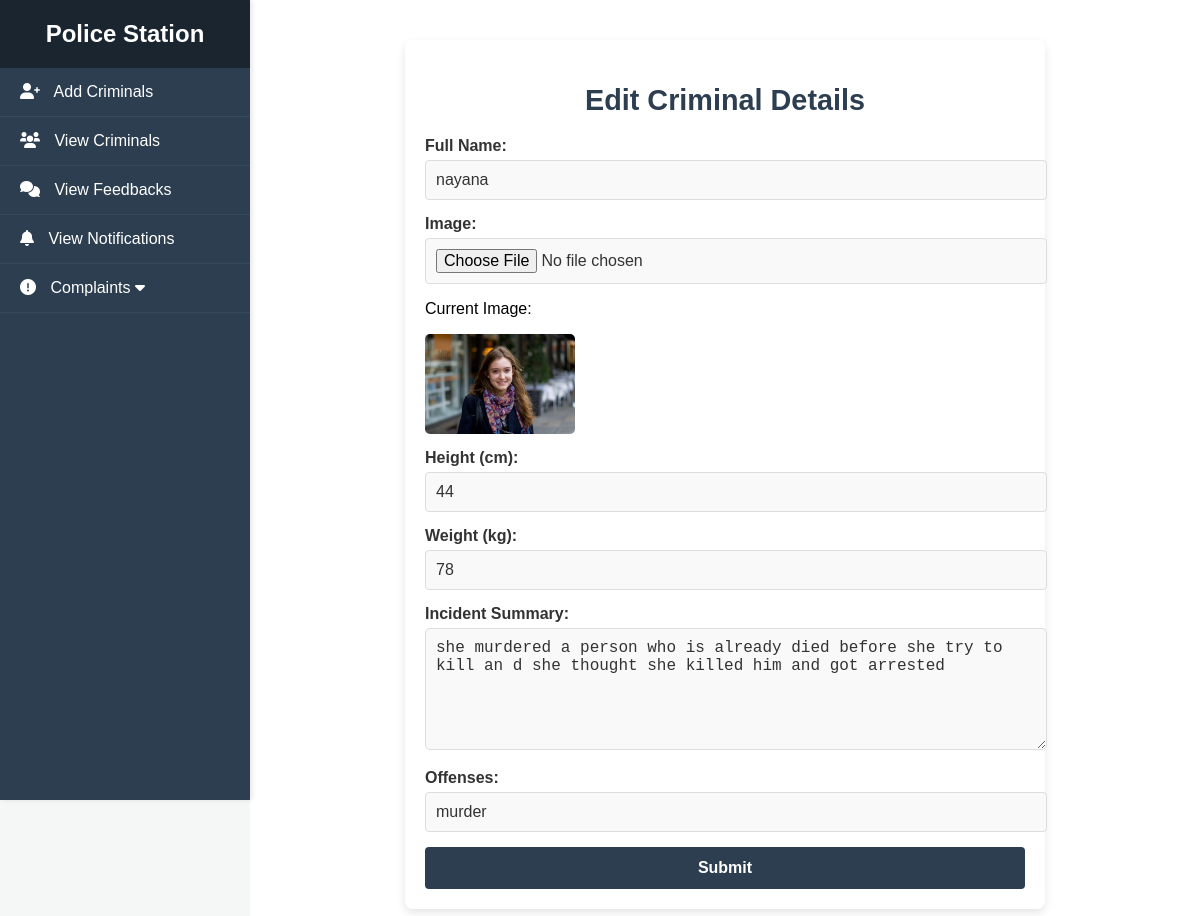
Screenshot of /station/editcriminals/10 with the database file from the repository.
### station/models.py (models this page shows)
class CriminalList(models.Model):
    fullname=models.CharField(max_length=88,null=True,blank=True)
    image=models.ImageField(null=True,blank=True,upload_to='criminal_gallery')
    login_details=models.ForeignKey(LoginDetails,on_delete=models.CASCADE,null=True,blank=True)
    labour=models.ForeignKey(LabourDetails,on_delete=models.CASCADE,null=True,blank=True)
    station=models.ForeignKey(StationDetails,on_delete=models.CASCADE,null=True,blank=True)
    height=models.IntegerField(null=True,blank=True)
    weight=models.IntegerField(null=True,blank=True)
    incident_summary=models.TextField(null=True,blank=True)
    offenses=models.CharField(max_length=100,null=True,blank=True)
    created_at=models.DateTimeField(auto_now_add=True,null=True,blank=True)
    updated_at=models.DateTimeField(auto_now_add=True,null=True,blank=True)

### station/views.py (the view, shortened to what this page needs)
# urls.py: path('editcriminals/<int:id>',EditCriminals.as_view(),name='editcriminals'),
class EditCriminals(View):
    def get(self,request,id):
        data=CriminalList.objects.get(pk=id)
        return render(request,'station/edit_criminal.html',{'list':data})

### template/station/edit_criminal.html (shortened to what this page needs)
{% extends 'station/home.html' %}
{% load static %}
{% block body %}
<div class="edit-criminal-container">
    <h2 class="edit-criminal-title">Edit Criminal Details</h2>
    <form method="POST" enctype="multipart/form-data" class="edit-criminal-form">
        <div class="form-group">
            <label>Full Name:</label>
            <input type="text" name="fullname" value="{{ list.fullname }}" required>
        </div>
        <div class="form-group">
            <label>Image:</label>
            <input type="file" name="image">
            {% if list.image %}
                <p>Current Image:</p>
                <img src="{{ list.image.url }}" alt="Criminal Image" class="criminal-image-preview">
            {% endif %}
        </div>
        <div class="form-group">
            <label>Height (cm):</label>
            <input type="number" name="height" value="{{ list.height }}" required>
        </div>
        <div class="form-group">
            <label>Weight (kg):</label>
            <input type="number" name="weight" value="{{ list.weight }}" required>
        </div>
        <div class="form-group">
            <label>Incident Summary:</label>
            <textarea name="incident_summary" required>{{ list.incident_summary }}</textarea>
        </div>
        <div class="form-group">
            <label>Offenses:</label>
            <input type="text" name="offenses" value="{{ list.offenses }}" required>
        </div>
        <button type="submit" class="edit-criminal-submit">Submit</button>
    </form>
</div>
{% endblock %}

### static/css/station_home.css (style rules this page uses)
body { font-family: 'Arial', sans-serif; margin: 0; padding: 0; display: flex; background-color: #f4f7f6; }
.form-group { margin-bottom: 15px; }
.form-group label { display: block; font-weight: 500; margin-bottom: 5px; color: #333; }
.form-group input[type="text"], .form-group input[type="number"], .form-group input[type="file"], .form-group textarea { width: 100%; padding: 10px; border: 1px solid #ddd; border-radius: 4px; font-size: 1rem; color: #333; background-color: #f9f9f9; transition: border-color 0.3s ease; }
.form-group textarea { resize: vertical; min-height: 100px; }
.edit-criminal-container { max-width: 600px; margin: 20px auto; padding: 20px; background-color: #fff; border-radius: 8px; box-shadow: 0 4px 10px rgba(0, 0, 0, 0.1); }
.edit-criminal-title { text-align: center; font-size: 1.8rem; color: #2c3e50; margin-bottom: 20px; }
.form-group label { display: block; font-weight: 600; margin-bottom: 5px; color: #333; }
.form-group input, .form-group textarea { width: 100%; padding: 10px; border: 1px solid #ddd; border-radius: 4px; font-size: 1rem; background-color: #f9f9f9; transition: border-color 0.3s ease; }
.criminal-image-preview { width: 150px; height: auto; margin-top: 10px; border-radius: 5px; display: block; }
.edit-criminal-submit { width: 100%; padding: 12px; background-color: #2c3e50; color: #fff; border: none; border-radius: 4px; font-size: 1rem; font-weight: 600; cursor: pointer; transition: background-color 0.3s ease; }
.form-group { margin-bottom: 15px; text-align: left; }
.form-group textarea { width: 100%; padding: 10px; border: 1px solid #ddd; border-radius: 5px; font-size: 1rem; background-color: #f9f9f9; transition: border-color 0.3s ease; }

### rows the page displays
CriminalList: fullname "nayana", image (picture), height "44", weight "78", incident_summary "she murdered a person who is already died before she try to kill an d she thought she killed him and got arrested", offenses "murder"
